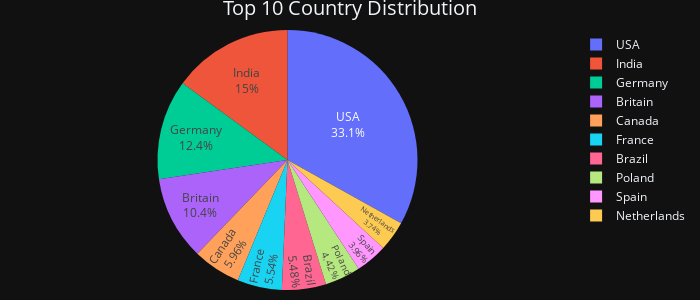

The notebook cell this image was saved under:
### Code cell
create_country_dist_chart()

### Figure 1 — Plotly figure (JSON) as saved in the notebook; plotly's stock layout.template omitted (floating-point values rounded to 4 significant figures)
{"data": [{"domain": {"x": [0.0, 1.0], "y": [0.0, 1.0]}, "hovertemplate": "index=%{label}<br>value=%{value}<extra></extra>", "labels": ["USA", "India", "Germany", "Britain", "Canada", "France", "Brazil", "Poland", "Spain", "Netherlands"], "legendgroup": "", "name": "", "showlegend": true, "values": [9826, 4442, 3687, 3097, 1771, 1645, 1627, 1314, 1176, 1111], "type": "pie", "textinfo": "percent+label", "textposition": "inside"}], "layout": {"legend": {"tracegroupgap": 0}, "title": {"text": "Top 10 Country Distribution", "font": {"size": 20}, "x": 0.5}, "margin": {"t": 30, "l": 10, "r": 10, "b": 10}, "width": 700, "height": 300}}
